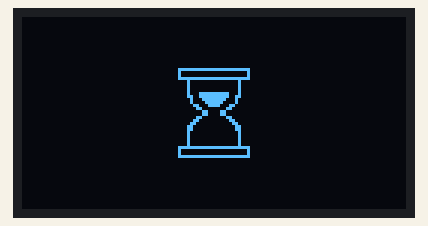
A sketch run on a simulated Arduino Uno, built with avr-gcc and run on an emulated ATmega328P. Shown: 128×64 one-colour display.

Above: at 1.06 s.
At 2.03 s:
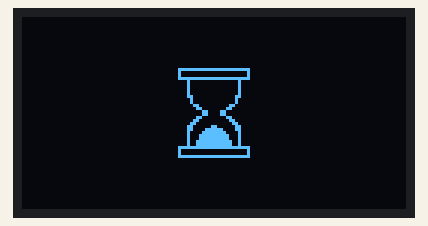

Measured:
- by itself, everything shown: repeats every 1.9 s, in 16 steps
- what the display in image 1 shows lasts 0.5 s, from 1.8 s to 2.3 s

The sketch:

animation_oled.ino
```cpp
# include<Adafruit_GFX.h>
#include<Adafruit_SSD1306.h>
#include<Wire.h>
#include<SPI.h>
#define SCREEN_WIDTH 128
#define SCREEN_HEIGHT 64
#define SCREEN_ADDRESS 0x3C

//spi cinfiguration

#define OLED_MOSI 9
#define OLED_CLK 10
#define OLED_DC 11
#define OLED_CS 12
#define OLED_RESET_PIN 13
Adafruit_SSD1306 screen (SCREEN_WIDTH, SCREEN_HEIGHT,OLED_MOSI, OLED_CLK, OLED_DC, OLED_RESET_PIN, OLED_CS);


// Code auto-generated by https://wokwi.com/animator, graphics by icons8.com

#define FRAME_DELAY (42)
#define FRAME_WIDTH (32)    // frame width and hieght not requried, but check once
#define FRAME_HEIGHT (32)
#define FRAME_COUNT (sizeof(frames) / sizeof(frames[0]))
const byte PROGMEM frames[][128] = {
  {0,0,0,0,15,255,255,240,8,0,0,16,8,0,0,16,15,255,255,240,1,0,0,128,1,0,0,128,1,0,0,128,1,0,0,128,1,0,0,128,1,128,1,128,0,128,1,0,0,128,1,0,0,96,6,0,0,48,12,0,0,12,48,0,0,12,48,0,0,48,12,0,0,96,6,0,0,192,3,0,1,129,129,128,1,135,225,128,1,15,240,128,1,31,248,128,1,31,248,128,1,63,252,128,1,63,252,128,15,255,255,240,8,0,0,16,8,0,0,16,15,255,255,240,0,0,0,0},
  {0,0,0,0,15,255,255,240,8,0,0,16,8,0,0,16,15,255,255,240,1,0,0,128,1,0,0,128,1,0,0,128,1,0,0,128,1,0,0,128,1,128,1,128,0,128,1,0,0,128,1,0,0,96,6,0,0,48,12,0,0,12,48,0,0,12,48,0,0,48,12,0,0,96,6,0,0,192,3,0,1,129,129,128,1,135,225,128,1,15,240,128,1,31,248,128,1,31,248,128,1,63,252,128,1,63,252,128,15,255,255,240,8,0,0,16,8,0,0,16,15,255,255,240,0,0,0,0},
  {0,0,0,0,15,255,255,240,8,0,0,16,8,0,0,16,15,255,255,240,1,0,0,128,1,0,0,128,1,0,0,128,1,0,0,128,1,0,0,128,1,128,1,128,0,128,1,0,0,128,1,0,0,96,6,0,0,48,12,0,0,12,48,0,0,12,48,0,0,48,12,0,0,96,6,0,0,192,3,0,1,129,129,128,1,135,225,128,1,15,240,128,1,31,248,128,1,31,248,128,1,63,252,128,1,63,252,128,15,255,255,240,8,0,0,16,8,0,0,16,15,255,255,240,0,0,0,0},
  {0,0,0,0,15,255,255,240,8,0,0,16,8,0,0,16,15,255,255,240,1,0,0,128,1,0,0,128,1,0,0,128,1,0,0,128,1,0,0,128,1,128,1,128,0,128,1,0,0,128,1,0,0,96,6,0,0,48,12,0,0,12,48,0,0,12,48,0,0,48,12,0,0,96,6,0,0,192,3,0,1,129,129,128,1,135,225,128,1,15,240,128,1,31,248,128,1,31,248,128,1,63,252,128,1,63,252,128,15,255,255,240,8,0,0,16,8,0,0,16,15,255,255,240,0,0,0,0},
  {0,0,0,0,1,192,0,0,1,127,128,0,1,0,254,0,1,224,1,240,0,127,192,16,0,96,127,144,0,64,0,240,0,64,0,128,0,64,0,128,0,64,0,128,0,96,1,128,0,32,1,0,0,48,3,0,0,8,6,0,0,4,24,0,0,24,48,0,0,96,16,0,0,192,8,0,0,128,4,0,1,131,198,0,1,15,226,0,1,31,226,0,1,63,242,0,15,127,242,0,9,255,246,0,8,3,254,0,15,128,7,128,0,127,0,128,0,1,254,128,0,0,3,128,0,0,0,0},
  {0,0,0,0,0,0,0,0,0,3,128,0,0,2,192,0,0,2,48,0,0,1,152,0,0,2,196,0,0,2,51,0,0,4,24,128,0,4,6,96,0,0,3,16,0,4,0,204,0,4,0,104,0,4,0,88,0,14,0,128,0,64,1,0,0,128,3,0,1,0,120,0,26,0,32,0,22,126,32,0,51,255,160,0,8,255,128,0,6,127,160,0,1,31,32,0,0,206,64,0,0,98,64,0,0,25,128,0,0,12,64,0,0,3,64,0,0,1,192,0,0,0,0,0,0,0,0,0},
  {0,0,0,0,0,0,0,0,0,0,0,0,0,0,0,0,0,0,0,128,0,0,1,192,0,0,1,64,0,0,3,64,0,0,61,32,60,0,97,32,20,112,193,32,23,12,128,160,18,6,128,160,18,195,0,144,18,225,0,144,10,240,0,80,10,248,0,80,9,120,128,72,9,124,192,72,5,125,96,72,5,121,48,232,4,179,14,40,4,134,0,60,4,184,0,0,2,192,0,0,2,128,0,0,2,128,0,0,3,0,0,0,0,0,0,0,0,0,0,0,0,0,0,0,0,0,0,0},
  {0,8,0,0,0,20,0,0,0,50,0,0,0,36,0,0,0,76,0,0,0,158,0,0,1,19,0,0,3,32,128,0,6,76,192,0,4,156,64,0,9,156,64,0,17,60,64,0,50,124,64,0,100,124,127,128,72,252,64,196,152,252,0,47,244,32,0,25,35,2,0,18,1,254,0,38,0,2,0,76,0,2,0,136,0,2,1,144,0,2,1,32,0,2,2,96,0,1,4,192,0,0,200,128,0,0,121,0,0,0,50,0,0,0,36,0,0,0,76,0,0,0,40,0,0,0,16,0},
  {0,0,0,0,0,0,31,128,0,7,240,128,1,252,1,128,31,0,63,0,16,15,228,0,27,248,6,0,15,0,2,0,1,0,242,0,1,15,242,0,1,63,226,0,1,63,230,0,1,159,196,0,0,207,136,0,0,96,16,0,0,24,48,0,0,12,24,0,0,8,6,0,0,16,3,0,0,32,1,128,0,96,0,128,0,64,0,128,0,64,0,128,0,64,0,128,0,64,0,240,0,96,31,216,0,39,240,8,0,252,0,248,1,128,63,128,1,15,224,0,1,248,0,0,0,0,0,0},
  {0,0,0,0,3,254,0,0,2,7,255,0,2,0,3,248,1,254,0,24,0,71,255,16,0,64,3,240,0,64,0,128,0,192,0,128,0,223,252,128,0,95,252,128,0,79,249,128,0,111,249,0,0,51,243,0,0,24,198,0,0,12,24,0,0,24,48,0,0,96,24,0,0,192,12,0,0,128,6,0,1,0,2,0,1,0,2,0,1,0,3,0,1,0,3,0,1,0,2,0,15,192,2,0,8,255,226,0,24,0,127,128,31,192,0,64,0,255,224,64,0,0,127,192,0,0,0,0},
  {0,0,0,0,7,255,254,0,4,0,63,240,4,0,0,16,3,255,248,16,0,128,255,240,0,128,0,128,0,128,0,128,0,128,0,128,0,159,252,128,0,159,248,128,0,207,249,128,0,71,241,0,0,99,194,0,0,24,12,0,0,12,56,0,0,28,48,0,0,48,24,0,0,64,4,0,0,128,2,0,1,128,1,0,1,0,1,0,1,0,1,0,1,0,1,0,1,0,1,0,1,0,1,0,15,255,1,0,8,31,255,192,8,0,0,32,15,252,0,32,0,127,255,224,0,0,0,0},
  {0,0,0,0,15,255,255,240,8,0,0,16,8,0,0,16,15,255,255,240,1,0,0,128,1,0,0,128,1,0,0,128,1,0,0,128,1,31,248,128,1,159,249,128,0,143,241,0,0,135,225,0,0,99,198,0,0,48,12,0,0,12,48,0,0,12,48,0,0,48,12,0,0,96,6,0,0,192,3,0,1,128,1,128,1,128,1,128,1,0,0,128,1,0,0,128,1,0,0,128,1,0,0,128,1,0,0,128,15,255,255,240,8,0,0,16,8,0,0,16,15,255,255,240,0,0,0,0},
  {0,0,0,0,15,255,255,240,8,0,0,16,8,0,0,16,15,255,255,240,1,0,0,128,1,0,0,128,1,0,0,128,1,0,0,128,1,31,248,128,1,159,249,128,0,143,241,0,0,135,225,0,0,99,198,0,0,48,12,0,0,12,48,0,0,12,48,0,0,48,12,0,0,96,6,0,0,192,3,0,1,128,1,128,1,128,1,128,1,0,0,128,1,0,0,128,1,0,0,128,1,0,0,128,1,0,0,128,15,255,255,240,8,0,0,16,8,0,0,16,15,255,255,240,0,0,0,0},
  {0,0,0,0,15,255,255,240,8,0,0,16,8,0,0,16,15,255,255,240,1,0,0,128,1,0,0,128,1,0,0,128,1,0,0,128,1,31,248,128,1,159,249,128,0,143,241,0,0,135,225,0,0,99,198,0,0,48,12,0,0,12,48,0,0,12,48,0,0,48,12,0,0,96,6,0,0,192,3,0,1,128,1,128,1,128,1,128,1,0,0,128,1,0,0,128,1,0,0,128,1,0,0,128,1,0,0,128,15,255,255,240,8,0,0,16,8,0,0,16,15,255,255,240,0,0,0,0},
  {0,0,0,0,15,255,255,240,8,0,0,16,8,0,0,16,15,255,255,240,1,0,0,128,1,0,0,128,1,0,0,128,1,0,0,128,1,31,248,128,1,159,249,128,0,143,241,0,0,135,225,0,0,99,198,0,0,48,12,0,0,12,48,0,0,12,48,0,0,48,12,0,0,96,6,0,0,192,3,0,1,128,1,128,1,128,1,128,1,0,0,128,1,0,0,128,1,0,0,128,1,0,0,128,1,0,0,128,15,255,255,240,8,0,0,16,8,0,0,16,15,255,255,240,0,0,0,0},
  {0,0,0,0,15,255,255,240,8,0,0,16,8,0,0,16,15,255,255,240,1,0,0,128,1,0,0,128,1,0,0,128,1,0,0,128,1,31,248,128,1,159,249,128,0,143,241,0,0,135,225,0,0,99,198,0,0,48,12,0,0,12,48,0,0,12,48,0,0,48,12,0,0,96,6,0,0,192,3,0,1,128,1,128,1,128,1,128,1,0,0,128,1,0,0,128,1,0,0,128,1,0,0,128,1,0,0,128,15,255,255,240,8,0,0,16,8,0,0,16,15,255,255,240,0,0,0,0},
  {0,0,0,0,15,255,255,240,8,0,0,16,8,0,0,16,15,255,255,240,1,0,0,128,1,0,0,128,1,0,0,128,1,0,0,128,1,31,248,128,1,159,249,128,0,143,241,0,0,135,225,0,0,99,198,0,0,48,12,0,0,12,48,0,0,12,48,0,0,48,12,0,0,96,6,0,0,192,3,0,1,128,1,128,1,128,1,128,1,0,0,128,1,0,0,128,1,0,0,128,1,0,0,128,1,0,0,128,15,255,255,240,8,0,0,16,8,0,0,16,15,255,255,240,0,0,0,0},
  {0,0,0,0,15,255,255,240,8,0,0,16,8,0,0,16,15,255,255,240,1,0,0,128,1,0,0,128,1,0,0,128,1,0,0,128,1,31,248,128,1,159,249,128,0,143,241,0,0,135,225,0,0,99,198,0,0,48,12,0,0,12,48,0,0,12,48,0,0,48,12,0,0,96,6,0,0,192,3,0,1,128,1,128,1,128,1,128,1,0,0,128,1,0,0,128,1,0,0,128,1,0,0,128,1,0,0,128,15,255,255,240,8,0,0,16,8,0,0,16,15,255,255,240,0,0,0,0},
  {0,0,0,0,15,255,255,240,8,0,0,16,8,0,0,16,15,255,255,240,1,0,0,128,1,0,0,128,1,0,0,128,1,0,0,128,1,31,248,128,1,159,249,128,0,143,241,0,0,135,225,0,0,99,198,0,0,49,140,0,0,13,176,0,0,12,48,0,0,48,12,0,0,96,6,0,0,192,3,0,1,128,1,128,1,128,1,128,1,0,0,128,1,0,0,128,1,0,0,128,1,0,0,128,1,0,0,128,15,255,255,240,8,0,0,16,8,0,0,16,15,255,255,240,0,0,0,0},
  {0,0,0,0,15,255,255,240,8,0,0,16,8,0,0,16,15,255,255,240,1,0,0,128,1,0,0,128,1,0,0,128,1,0,0,128,1,31,248,128,1,159,249,128,0,143,241,0,0,135,225,0,0,99,198,0,0,49,140,0,0,13,176,0,0,13,176,0,0,49,140,0,0,97,134,0,0,193,131,0,1,128,1,128,1,128,1,128,1,0,0,128,1,0,0,128,1,0,0,128,1,0,0,128,1,0,0,128,15,255,255,240,8,0,0,16,8,0,0,16,15,255,255,240,0,0,0,0},
  {0,0,0,0,15,255,255,240,8,0,0,16,8,0,0,16,15,255,255,240,1,0,0,128,1,0,0,128,1,0,0,128,1,0,0,128,1,0,0,128,1,128,1,128,0,143,241,0,0,135,225,0,0,99,198,0,0,49,140,0,0,13,176,0,0,13,176,0,0,49,140,0,0,97,134,0,0,193,131,0,1,129,129,128,1,129,129,128,1,1,128,128,1,1,128,128,1,1,128,128,1,0,0,128,1,0,0,128,15,255,255,240,8,0,0,16,8,0,0,16,15,255,255,240,0,0,0,0},
  {0,0,0,0,15,255,255,240,8,0,0,16,8,0,0,16,15,255,255,240,1,0,0,128,1,0,0,128,1,0,0,128,1,0,0,128,1,0,0,128,1,128,1,128,0,128,1,0,0,135,225,0,0,99,198,0,0,49,140,0,0,13,176,0,0,13,176,0,0,49,140,0,0,97,134,0,0,193,131,0,1,129,129,128,1,129,129,128,1,1,128,128,1,1,128,128,1,1,128,128,1,1,128,128,1,7,224,128,15,255,255,240,8,0,0,16,8,0,0,16,15,255,255,240,0,0,0,0},
  {0,0,0,0,15,255,255,240,8,0,0,16,8,0,0,16,15,255,255,240,1,0,0,128,1,0,0,128,1,0,0,128,1,0,0,128,1,0,0,128,1,128,1,128,0,128,1,0,0,128,1,0,0,96,6,0,0,49,140,0,0,13,176,0,0,13,176,0,0,49,140,0,0,97,134,0,0,193,131,0,1,129,129,128,1,129,129,128,1,1,128,128,1,1,128,128,1,7,224,128,1,15,240,128,1,31,248,128,15,255,255,240,8,0,0,16,8,0,0,16,15,255,255,240,0,0,0,0},
  {0,0,0,0,15,255,255,240,8,0,0,16,8,0,0,16,15,255,255,240,1,0,0,128,1,0,0,128,1,0,0,128,1,0,0,128,1,0,0,128,1,128,1,128,0,128,1,0,0,128,1,0,0,96,6,0,0,48,12,0,0,12,48,0,0,12,48,0,0,49,140,0,0,97,134,0,0,193,131,0,1,129,129,128,1,129,129,128,1,3,192,128,1,7,224,128,1,15,240,128,1,31,248,128,1,63,252,128,15,255,255,240,8,0,0,16,8,0,0,16,15,255,255,240,0,0,0,0},
  {0,0,0,0,15,255,255,240,8,0,0,16,8,0,0,16,15,255,255,240,1,0,0,128,1,0,0,128,1,0,0,128,1,0,0,128,1,0,0,128,1,128,1,128,0,128,1,0,0,128,1,0,0,96,6,0,0,48,12,0,0,12,48,0,0,12,48,0,0,48,12,0,0,96,6,0,0,192,3,0,1,129,129,128,1,131,193,128,1,15,240,128,1,31,248,128,1,31,248,128,1,63,252,128,1,63,252,128,15,255,255,240,8,0,0,16,8,0,0,16,15,255,255,240,0,0,0,0},
  {0,0,0,0,15,255,255,240,8,0,0,16,8,0,0,16,15,255,255,240,1,0,0,128,1,0,0,128,1,0,0,128,1,0,0,128,1,0,0,128,1,128,1,128,0,128,1,0,0,128,1,0,0,96,6,0,0,48,12,0,0,12,48,0,0,12,48,0,0,48,12,0,0,96,6,0,0,192,3,0,1,129,129,128,1,135,225,128,1,15,240,128,1,31,248,128,1,31,248,128,1,63,252,128,1,63,252,128,15,255,255,240,8,0,0,16,8,0,0,16,15,255,255,240,0,0,0,0},
  {0,0,0,0,15,255,255,240,8,0,0,16,8,0,0,16,15,255,255,240,1,0,0,128,1,0,0,128,1,0,0,128,1,0,0,128,1,0,0,128,1,128,1,128,0,128,1,0,0,128,1,0,0,96,6,0,0,48,12,0,0,12,48,0,0,12,48,0,0,48,12,0,0,96,6,0,0,192,3,0,1,129,129,128,1,135,225,128,1,15,240,128,1,31,248,128,1,31,248,128,1,63,252,128,1,63,252,128,15,255,255,240,8,0,0,16,8,0,0,16,15,255,255,240,0,0,0,0},
  {0,0,0,0,15,255,255,240,8,0,0,16,8,0,0,16,15,255,255,240,1,0,0,128,1,0,0,128,1,0,0,128,1,0,0,128,1,0,0,128,1,128,1,128,0,128,1,0,0,128,1,0,0,96,6,0,0,48,12,0,0,12,48,0,0,12,48,0,0,48,12,0,0,96,6,0,0,192,3,0,1,129,129,128,1,135,225,128,1,15,240,128,1,31,248,128,1,31,248,128,1,63,252,128,1,63,252,128,15,255,255,240,8,0,0,16,8,0,0,16,15,255,255,240,0,0,0,0}
};

void setup() {
  screen.begin(SSD1306_SWITCHCAPVCC, SCREEN_ADDRESS);
}


int frame = 0;
void loop() {
  screen.clearDisplay();
  screen.drawBitmap(48, 16, frames[frame], FRAME_WIDTH, FRAME_HEIGHT, 1);
  screen.display();
  frame = (frame + 1) % FRAME_COUNT;
  delay(FRAME_DELAY);
}
```
